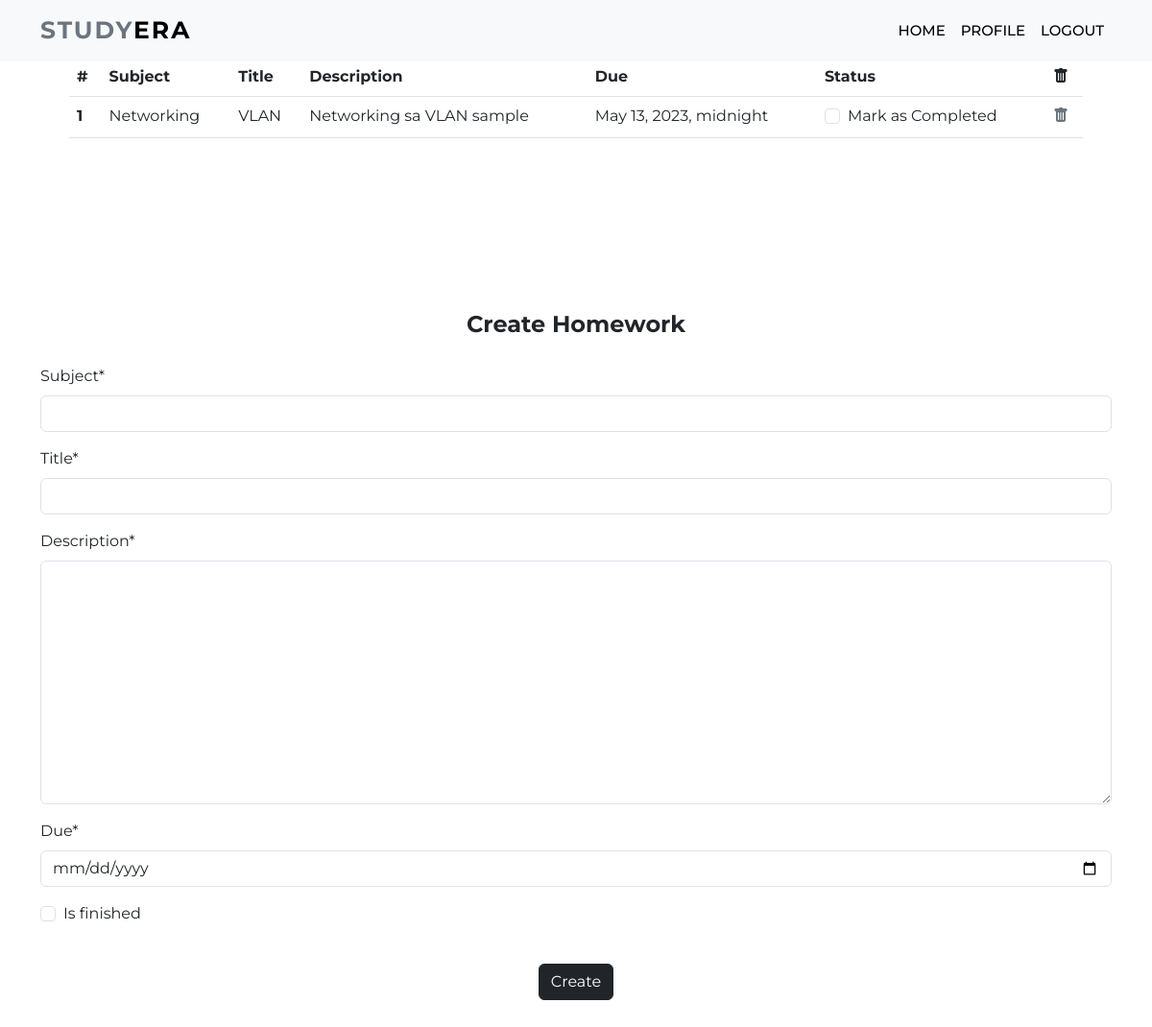
Screenshot of /homework (signed in) with the database file from the repository.
### dashboard/models.py (models this page shows, shortened)
class Homework(models.Model):
    user = models.ForeignKey(User,on_delete=models.CASCADE)
    subject = models.CharField(max_length=50)
    title = models.CharField(max_length=100)
    description=models.TextField()
    due = models.DateTimeField()
    is_finished = models.BooleanField(default=False)

### dashboard/views.py (the view)
# urls.py: path('homework',views.homework,name="homework"),
def homework(request):
    if request.method == "POST":
        form = HomeworkForm(request.POST)
        if form.is_valid():
            try:
                finished = request.POST['is_finished']
                if finished == 'on':
                    finished = True
                else:
                    finished = False
            except:
                finished = False
            homeworks = Homework(
                user = request.user,
                subject = request.POST['subject'],
                title = request.POST['title'],
                description = request.POST['description'],
                due = request.POST['due'],
                is_finished = finished
            )
            homeworks.save()
    else:
        form = HomeworkForm()
    form = HomeworkForm()
    homework = Homework.objects.filter(user=request.user)
    if len(homework) == 0 :
        homework_done = True
    else:
        homework_done = False
    context = {
                'homeworks':homework,
               'homeworks_done':homework_done,
               'form':form,
    }
    return render(request,'dashboard/homework.html',context)

### dashboard/forms.py
class HomeworkForm(forms.ModelForm):
    class Meta:
        model = Homework
        widgets = {'due':DateInput()}
        fields = ['subject','title','description','due','is_finished']

### dashboard/templates/dashboard/homework.html (shortened to what this page needs)
    {% extends 'dashboard/home.html' %}
    {% load static %}
    {% load crispy_forms_tags %}
    {% block content %}
	<nav class="navbar navbar-expand-lg navbar-light bg-light fixed-top">
		<div class="container">
			<a class="navbar-brand" href="{% url 'home' %}"><span class="text-secondary">STUDY</span>ERA</a>
			<div class="collapse navbar-collapse" id="navbarSupportedContent">
				<ul class="navbar-nav ms-auto mb-2 mb-lg-0">
					<li class="nav-item">
						<a class="nav-link" href="{% url 'home' %}">Home</a>
					</li>
                    <li class="nav-item">
						<a class="nav-link" href="{% url 'profile' %}">Profile</a>
					</li>
                    <li class="nav-item">
						<a class="nav-link" href="{% url 'homepage' %}">Logout</a>
					</li>
				</ul>
			</div>
		</div>
	</nav>
    <section style="padding: 5%">
        <div class="container">
            {% if not homework_done %}
            <table class="table">
                <thead>
                  <tr>
                    <th scope="col">#</th>
                    <th scope="col">Subject</th>
                    <th scope="col">Title</th>
                    <th scope="col">Description</th>
                    <th scope="col">Due</th>
                    <th scope="col">Status</th>
                    <th scope="col"><i class="bi bi-trash-fill"></i></th>
                  </tr>
                </thead>
                <tbody>
                    {% for homework in homeworks %}
                    <tr>
                        <th scope="row">{{forloop.counter}}</th>
                        <td>{{homework.subject}}</td>
                        <td>{{homework.title}}</td>
                        <td>{{homework.description}}</td>
                        <td>{{homework.due}}</td>
                        <td>
                            <a href="{% url 'update-homework' homework.id %}">
                                <div class="form-check">
                                    {% if homework.is_finished == True %}
                                    <input class="form-check-input" type="checkbox" value="" checked>
                                    {% else %}
                                    <input class="form-check-input" type="checkbox" value="">
                                    {% endif %}
                                    <label class="form-check-label text-dark" for="flexCheckDefault">
                                        Mark as Completed
                                    </label>
                                </div>
                            </a>
                        </td>
                        <td><a class="link-secondary" href="{% url 'delete-homework' homework.id %}">
                            <i class="bi bi-trash-fill"></i></a></td>
                    </tr>
                    {% endfor %}
                </tbody>
              </table>
              {% else %}
              <h5 class="text-center">All homeworks are completed.</h5>
            {% endif %}
            </div>
    </section>
	<section class="services section-padding" id="services">
		<div class="container">
            <form method="POST">
                <fieldset class="form-group">
                    <legend class="mb-4 text-center"><strong>Create Homework</strong></legend>
                    {{form|crispy}}
                </fieldset>
                <div class="form-group text-center">
                    <br><button href="" class="btn btn-dark" type="submit">
                        Create
                    </button>
                </div>
            </form>
		</div>
	</section>
    {% endblock content %}

### static/css/style.css (style rules this page uses)
* { font-family: 'Montserrat', sans-serif; }
.section-padding { padding: 100px 0; }
.navbar-nav a { font-size: 15px; text-transform: uppercase; font-weight: 500; }
.navbar-light .navbar-brand { color: #000; font-size: 25px; text-transform: uppercase; font-weight: bold; letter-spacing: 2px; }
.navbar-light .navbar-nav .nav-link { color: #000; }

### rows the page displays
Homework: subject "Networking", title "VLAN", description "Networking sa VLAN sample", due "May 13, 2023, midnight"
